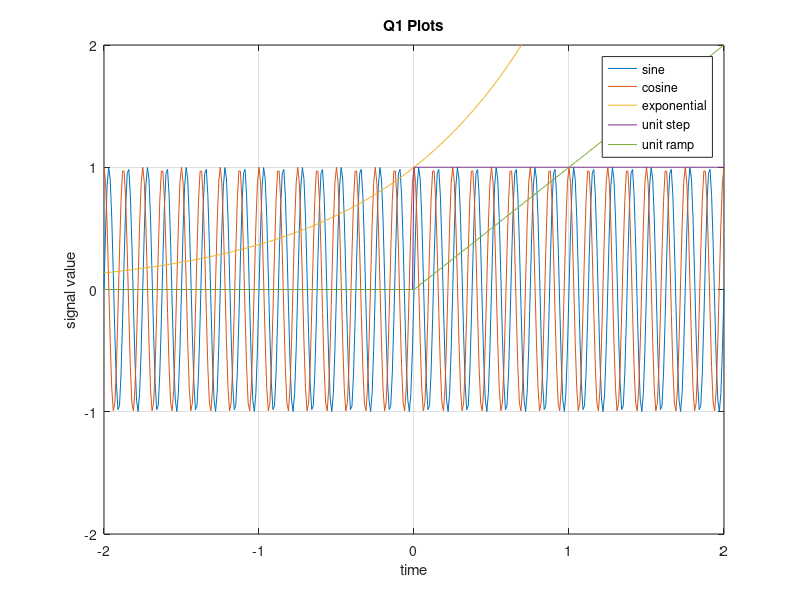

Write MATLAB code to recreate this figure.
t = -2:0.01:2;
t1 = -2:0.125:2;
% Sine signal
sine = sin(2*pi*(8*t));

% Cosine signal
cosine = cos(2*pi*8*t);

% Exponential signal
ex = exp(t);

% Unit Step signal
unitstep = t >= 0

% Unit Ramp signal
ramp = t.* unitstep

figure(1)
plot(t, sine, t, cosine, t, ex, t, unitstep, t, ramp);
axis([-2 2 -2 2])
xlabel('time');
ylabel('signal value');
legend('sine', 'cosine', 'exponential', 'unit step', 'unit ramp'); %serially labelling
title('Q1 Plots');
grid on
